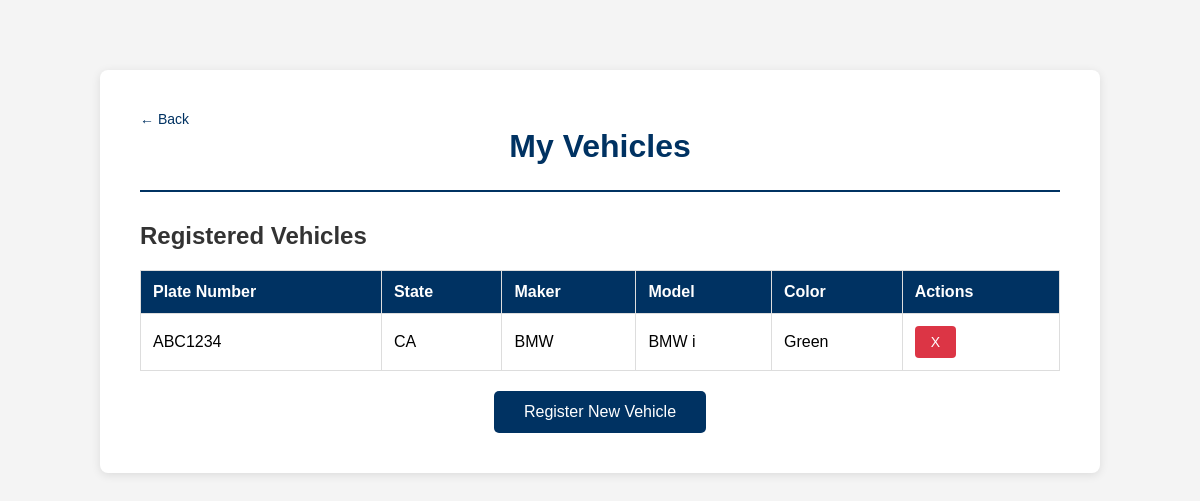
The app's page /view_vehicles (signed in) with its own data.
### tables this page shows
CREATE TABLE vehicles (
    v_vehicleskey integer PRIMARY KEY,
    v_userkey integer not null,
    v_plateno varchar(7) not null,
    v_platestate varchar(20),
    v_maker varchar(20),
    v_model varchar(10),
    v_color varchar(10),

    FOREIGN KEY (v_userkey) REFERENCES users(u_userkey)
);

### app.py (the view, shortened to what this page needs)
@app.route('/view_vehicles', methods=['GET', 'POST'])
@login_required
def view_vehicles():
    conn = sqlite3.connect('instance/data.sqlite')
    cursor = conn.cursor()
    error = None
    cursor.execute("""
        SELECT v_vehicleskey, v_plateno, v_platestate, v_maker, v_model, v_color
        FROM vehicles WHERE v_userkey = ?
        ORDER BY v_vehicleskey DESC
    """, [current_user.u_userkey])
    vehicles = cursor.fetchall()
    conn.close()
    return render_template("view_vehicles.html", vehicles=vehicles, error=error, username=current_user.username)

### app.py (called while the page is built)
@login_manager.user_loader
def load_user(user_id):
    return User.query.get(int(user_id))

### templates/view_vehicles.html (shortened to what this page needs)
<!DOCTYPE html>
<html lang="en">
<head>
    <link rel="stylesheet" href="{{ url_for('static', filename='style.css') }}">
</head>
<body>
    <div class="container">
        <header>
            <a href="{{ url_for('home') }}" class="back-link">← Back</a>
            <h1>My Vehicles</h1>
        </header>
        <main>
            <h2>Registered Vehicles</h2>
            {% if vehicles %}
                <table>
                    <thead>
                        <tr>
                            <th>Plate Number</th>
                            <th>State</th>
                            <th>Maker</th>
                            <th>Model</th>
                            <th>Color</th>
                            <th>Actions</th>
                        </tr>
                    </thead>
                    <tbody>
                        {% for vehicle in vehicles %}
                        <tr>
                            <td>{{ vehicle[1] }}</td>
                            <td>{{ vehicle[2] }}</td>
                            <td>{{ vehicle[3] }}</td>
                            <td>{{ vehicle[4] }}</td>
                            <td>{{ vehicle[5] }}</td>
                            <td>
                                <form method="POST" action="{{ url_for('view_vehicles') }}" style="display:inline;">
                                    <button type="submit" class="delete-btn"
                                            onclick="return confirm('Are you sure you want to delete this vehicle?')">
                                        X
                                    </button>
                                </form>
                            </td>
                        </tr>
                        {% endfor %}
                    </tbody>
                </table>
            {% else %}
                <p class="no-data">You haven't registered any vehicles yet.</p>
            {% endif %}
            <div class="button-container">
                <button class="primary-btn" onclick="window.location.href='{{ url_for('reg_vehicle') }}'">Register New Vehicle</button>
            </div>
        </main>
    </div>
</body>
</html>

### static/style.css (style rules this page uses)
* { margin: 0; padding: 0; box-sizing: border-box; }
body { font-family: Arial, sans-serif; background-color: #f4f4f4; padding: 20px; }
.container, .home-container, .div_border { max-width: 600px; margin: 50px auto; padding: 40px; background: white; border-radius: 8px; box-shadow: 0 2px 10px rgba(0,0,0,0.1); }
.container { max-width: 1000px; }
h1 { color: #003262; text-align: center; margin-bottom: 10px; }
h2 { color: #333; margin-bottom: 20px; }
header { margin-bottom: 30px; border-bottom: 2px solid #003262; padding-bottom: 15px; }
a { color: #003262; text-decoration: none; }
.back-link { font-size: 14px; }
.container table { width: 100%; border-collapse: collapse; margin-bottom: 20px; }
.container table th, .container table td { border: 1px solid #ddd; padding: 12px; text-align: left; }
.container table thead { background-color: #003262; color: white; }
button, .primary-btn, .button_login { background-color: #003262; color: white; border: none; padding: 12px 30px; font-size: 16px; border-radius: 5px; cursor: pointer; transition: background-color 0.3s; }
.delete-btn { background-color: #dc3545; color: white; border: none; padding: 8px 16px; font-size: 14px; border-radius: 4px; cursor: pointer; transition: background-color 0.3s; }
.centerAlign, .button-container, .button_container { text-align: center; }

### records on screen
vehicles: v_plateno "ABC1234", v_platestate "CA", v_maker "BMW", v_model "BMW i", v_color "Green"
